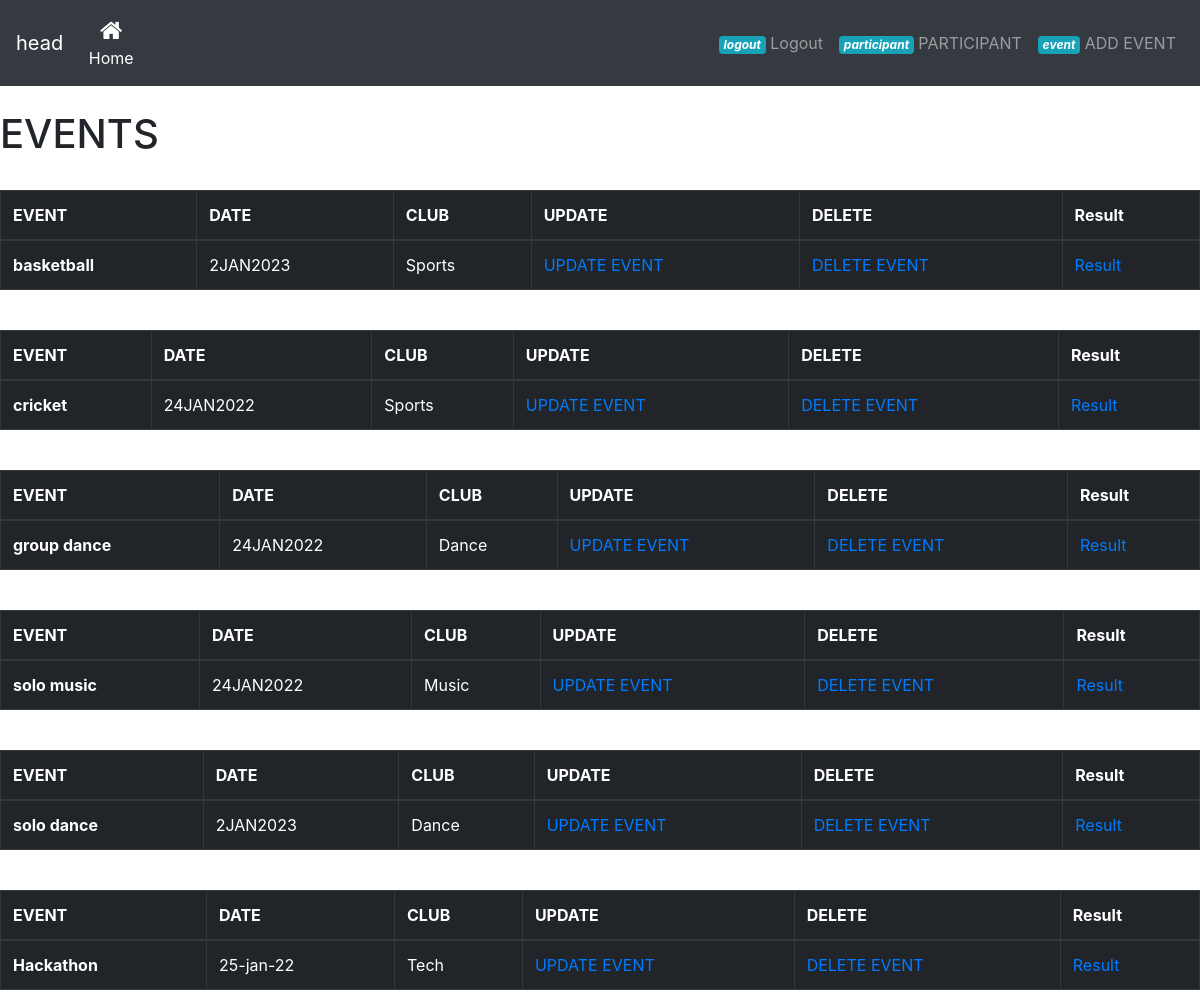
Page /headdashboard (signed in) on the committed database.
### app.py (models this page shows, shortened)
class Event(db.Model,UserMixin):
    id=db.Column(db.Integer,primary_key=True)
    event_name=db.Column(db.String(50),nullable=False ,unique=True)
    date_created=db.Column(db.String(100))
    club_name=db.Column(db.String(100),nullable=False)

### app.py (the view)
@login_required
@app.route('/headdashboard', methods=['GET','POST'] )
def headdashboard():
    event_info=Event.query
    h_name=session['h_name']
    return render_template('headdashboard.html',h_name=h_name,event_info=event_info)

### app.py (called while the page is built)
@login_manager.user_loader
def load_user(user_id):
    return Student.query.get(int(user_id))

### templates/headdashboard.html (shortened to what this page needs)
<!DOCTYPE html>
<html lang="en">
<head>
    <link rel="stylesheet" href="../static/css/navbar.css">
  </head>
<body>
    <link href="//maxcdn.bootstrapcdn.com/bootstrap/4.1.1/css/bootstrap.min.css" rel="stylesheet" id="bootstrap-css">
<nav class="navbar navbar-icon-top navbar-expand-lg navbar-dark bg-dark">
  <a class="navbar-brand" href="#">{{h_name}}</a>
  <div class="collapse navbar-collapse" id="navbarSupportedContent">
    <ul class="navbar-nav mr-auto">
      <li class="nav-item active">
        <a class="nav-link" href="{{url_for('home')}}">
          <i class="fa fa-home"></i>
          Home
          </a>
      </li>
    </ul>
    <ul class="navbar-nav ">
      <li class="nav-item">
        <a class="nav-link" href="{{url_for('headlogout')}}">
          <i class="lg">
            <span class="badge badge-info">logout</span>
          </i>
          Logout
        </a>
      </li>
    </ul>
    <ul class="navbar-nav ">
      <li class="nav-item">
        <a class="nav-link" href="{{url_for('participant_info')}}">
          <i class="LG">
            <span class="badge badge-info">participant</span>
          </i>
          PARTICIPANT
        </a>
      </li>
    </ul>
    <ul class="navbar-nav ">
      <li class="nav-item">
        <a class="nav-link" href="{{url_for('eventform')}}">
          <i class="eve">
            <span class="badge badge-info">event</span>
          </i>
          ADD EVENT
        </a>
      </li>
    </ul>
  </div>
</nav>
<br>
<h1>EVENTS</h1>
{% for i in event_info %}
<table class="table table-dark">
    <thead>
      <tr>
        <th>EVENT</th>
        <th>DATE</th>
        <th>CLUB</th>
        <th>UPDATE</th>
        <th>DELETE</th>
        <th>Result</th>
      </tr>
    </thead>
    <tbody>
      <tr>
        <th scope="row">{{i.event_name}}</th>
    <td>{{i.date_created}}</td>&nbsp;
    <td>{{i.club_name}}</td>&nbsp;
    <td>  <a href="{{url_for('update',id=i.id)}}">UPDATE EVENT</a>
    </td>
    <td>  <a href="{{url_for('delete',id=i.id)}}">DELETE EVENT</a>
    </td>
    <td><a href="{{url_for('result',id=i.id)}}">Result</a></td>
      </tr>
  </table>
{% endfor %}
</body>
</html>

### static/css/navbar.css (style rules this page uses)
.navbar-icon-top .navbar-nav .nav-link > .fa { position: relative; width: 36px; font-size: 24px; }
.navbar-icon-top .navbar-nav .nav-link > .fa { top: 3px; line-height: 12px; }
@media (min-width: 992px) { .navbar-icon-top.navbar-expand-lg .navbar-nav .nav-link { text-align: center; display: table-cell; height: 70px; vertical-align: middle; padding-top: 0; padding-bottom: 0; } }
@media (min-width: 992px) { .navbar-icon-top.navbar-expand-lg .navbar-nav .nav-link > .fa { display: block; width: 48px; margin: 2px auto 4px auto; top: 0; line-height: 24px; } }

### templates/headdashboard.html (style rules this page uses)
table, th, td { border:1px solid black; }

### rows in the picture
Event: event_name "basketball", date_created "2JAN2023", club_name "Sports"
Event: event_name "cricket", date_created "24JAN2022", club_name "Sports"
Event: event_name "group dance", date_created "24JAN2022", club_name "Dance"
Event: event_name "solo music", date_created "24JAN2022", club_name "Music"
Event: event_name "solo dance", date_created "2JAN2023", club_name "Dance"
Event: event_name "Hackathon", date_created "25-jan-22", club_name "Tech"

### other values in the picture
{{ h_name }} "head"
